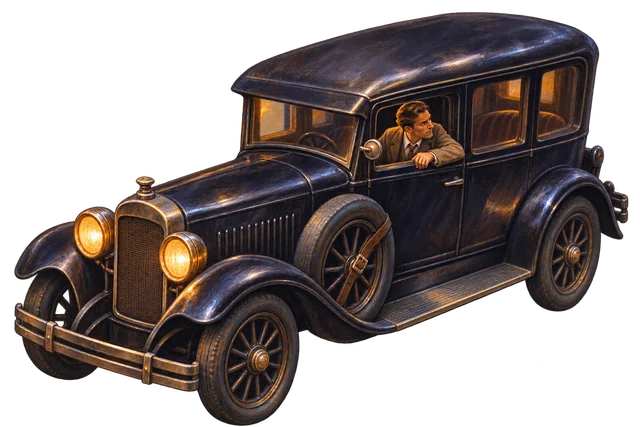
#> input picture art-src/the-innsmouth-conspiracy/review/candidate-07213.webp, 640 x 427 px
$ python -i verify-art.py   (imports and definitions only)
#> lines starting #> are read from the running program, lines starting #| are printed output that depends on the picture
#> further down, picture is the input picture: PIL image 640x427 RGBA; mean R, G, B, A 38.7, 30.2, 28.7, 139.2
from pathlib import Path
import sys
from PIL import Image, ImageDraw, ImageOps
import numpy as np

ART = Path("art-src/the-innsmouth-conspiracy")
SCENES = Path("frontend/public/img/scenes")
GAME = SCENES / ART.name
REVIEW = ART / "review"
LANCZOS = Image.Resampling.LANCZOS
BACKS = {"yhanthlei-back", "sanctum-back"}
BG = {
    "pit": "pit-of-despair-caverns",
    "maelstrom": "into-the-maelstrom-abyss",
    "fog": "a-light-in-the-fog-cliffs",
    "high-gear": "horror-in-high-gear-moor",
}
# [4 lines that did not run here, left out]
REUSE = {
    "pit": ("07102", "07103", "07104", "tunnel-back", "water-partial", "water-full"),
    "maelstrom": ("07102", "07103", "07104", "tunnel-back", "water-partial", "water-full"),
    "fog": ("07102", "07103", "tunnel-back", "water-partial", "water-full"),
}


# [4 lines left out: function target, not called in this run]


def source(slug):
    candidates = (ART / "gen").glob(f"{slug}-v*/generated.png")
    return max(candidates, key=lambda path: int(path.parent.name.rsplit("-v", 1)[-1]), default=None)


def fit_location(image):
    size = image.size
#> size = (640, 427)
    alpha = image.getchannel("A")
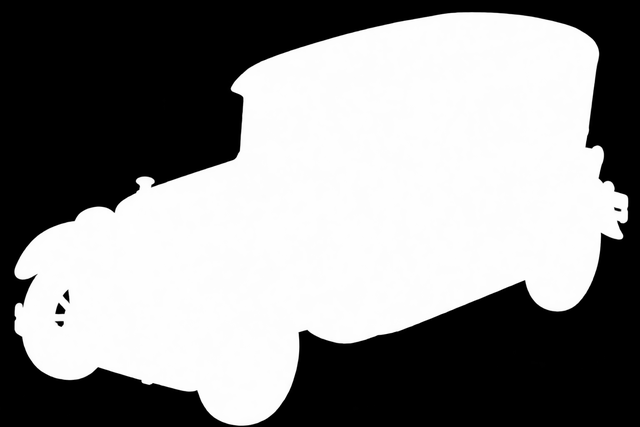
#> alpha: PIL image 640x427 L; min 0, max 255, mean 139.2
    solid = alpha.point(lambda value: 255 if value >= 48 else 0).getbbox()
#> solid = (14, 12, 629, 426)
    if not solid:
        return image
    width = solid[2] - solid[0]
#> width = 615
    height = solid[3] - solid[1]
#> height = 414
    occupancy = max(width / size[0], height / size[1])
#> occupancy = 0.97
    if occupancy <= 0.85:
        return image
    factor = 0.84 / occupancy
#> factor = 0.866
    reduced = image.resize(tuple(round(value * factor) for value in size), LANCZOS)
    output = Image.new("RGBA", size)
#> output: PIL image 640x427 RGBA; every value is 0
    output.paste(reduced, tuple((outer - inner) // 2 for outer, inner in zip(size, reduced.size)))
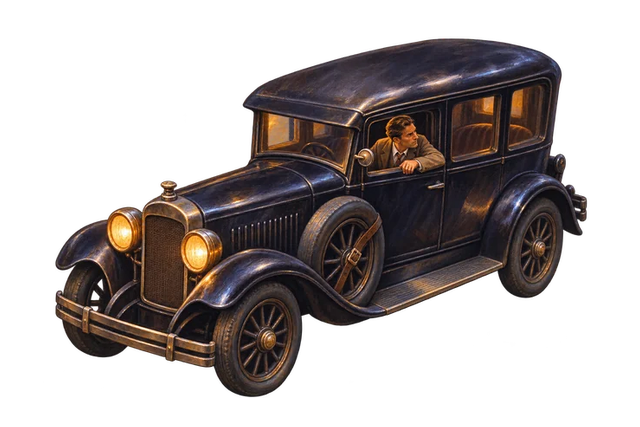
#> output: PIL image 640x427 RGBA; mean R, G, B, A 28.1, 21.9, 20.8, 104.4; transparent parts drawn white
    return output


ROAD_TOP, ROAD_BOTTOM = 211, 301
ROAD_BLEND = 104


# [152 lines left out: functions road_bounds, align_road, match_road_edges, export, paste, sheets, not called in this run]


# [3 lines not run here, left out]

>>> from PIL import Image
>>> picture = Image.open('candidate-07213.webp')
>>> result = fit_location(picture)
